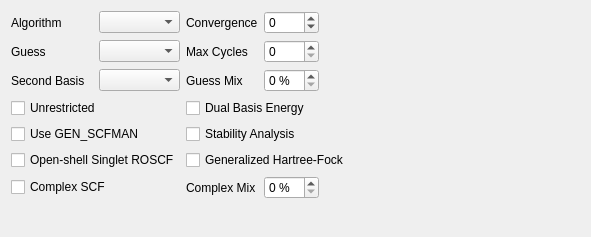
              <widget class="QWidget" name="pageScfControl">
               <property name="geometry">
                <rect>
                 <x>0</x>
                 <y>0</y>
                 <width>591</width>
                 <height>237</height>
                </rect>
               </property>
               <attribute name="label">
                <string>SCF Control</string>
               </attribute>
               <layout class="QVBoxLayout" name="verticalLayout_34">
                <item>
                 <layout class="QGridLayout" name="_8">
                  <item row="2" column="3">
                   <widget class="QSpinBox" name="scf_guess_mix">
                    <property name="suffix">
                     <string> %</string>
                    </property>
                   </widget>
                  </item>
                  <item row="1" column="0">
                   <widget class="QLabel" name="label_209">
                    <property name="text">
                     <string>Guess</string>
                    </property>
                    <property name="buddy">
                     <cstring>scf_guess</cstring>
                    </property>
                   </widget>
                  </item>
                  <item row="0" column="3">
                   <widget class="QSpinBox" name="scf_convergence">
                    <property name="minimum">
                     <number>-1</number>
                    </property>
                    <property name="maximum">
                     <number>20</number>
                    </property>
                   </widget>
                  </item>
                  <item row="1" column="1">
                   <widget class="QComboBox" name="scf_guess"/>
                  </item>
                  <item row="0" column="1">
                   <widget class="QComboBox" name="scf_algorithm"/>
                  </item>
                  <item row="0" column="2">
                   <widget class="QLabel" name="label_39">
                    <property name="text">
                     <string>Convergence</string>
                    </property>
                   </widget>
                  </item>
                  <item row="6" column="0" colspan="2">
                   <widget class="QCheckBox" name="complex">
                    <property name="text">
                     <string>Complex SCF</string>
                    </property>
                   </widget>
                  </item>
                  <item row="2" column="2">
                   <widget class="QLabel" name="label_scf_guess_mix">
                    <property name="text">
                     <string>Guess Mix</string>
                    </property>
                    <property name="buddy">
                     <cstring>scf_guess_mix</cstring>
                    </property>
                   </widget>
                  </item>
                  <item row="1" column="3">
                   <widget class="QSpinBox" name="scf_max_cycles"/>
                  </item>
                  <item row="2" column="0">
                   <widget class="QLabel" name="label_145">
                    <property name="text">
                     <string>Second Basis</string>
                    </property>
                    <property name="buddy">
                     <cstring>basis2</cstring>
                    </property>
                   </widget>
                  </item>
                  <item row="5" column="2" colspan="3">
                   <widget class="QCheckBox" name="ghf">
                    <property name="text">
                     <string>Generalized Hartree-Fock</string>
                    </property>
                   </widget>
                  </item>
                  <item row="0" column="0">
                   <widget class="QLabel" name="label_210">
                    <property name="text">
                     <string>Algorithm</string>
                    </property>
                   </widget>
                  </item>
                  <item row="5" column="0" colspan="2">
                   <widget class="QCheckBox" name="os_roscf">
                    <property name="text">
                     <string>Open-shell Singlet ROSCF</string>
                    </property>
                   </widget>
                  </item>
                  <item row="3" column="2" colspan="2">
                   <widget class="QCheckBox" name="dual_basis_energy">
                    <property name="text">
                     <string>Dual Basis Energy</string>
                    </property>
                   </widget>
                  </item>
                  <item row="1" column="2">
                   <widget class="QLabel" name="label_18">
                    <property name="text">
                     <string>Max Cycles</string>
                    </property>
                    <property name="buddy">
                     <cstring>scf_max_cycles</cstring>
                    </property>
                   </widget>
                  </item>
                  <item row="4" column="0" colspan="2">
                   <widget class="QCheckBox" name="gen_scfman">
                    <property name="text">
                     <string>Use GEN_SCFMAN</string>
                    </property>
                   </widget>
                  </item>
                  <item row="2" column="1">
                   <widget class="QComboBox" name="basis2">
                    <property name="editable">
                     <bool>false</bool>
                    </property>
                   </widget>
                  </item>
                  <item row="0" column="4">
                   <spacer>
                    <property name="orientation">
                     <enum>Qt::Horizontal</enum>
                    </property>
                    <property name="sizeHint" stdset="0">
                     <size>
                      <width>40</width>
                      <height>20</height>
                     </size>
                    </property>
                   </spacer>
                  </item>
                  <item row="6" column="3">
                   <widget class="QSpinBox" name="complex_mix">
                    <property name="suffix">
                     <string> %</string>
                    </property>
                    <property name="minimum">
                     <number>0</number>
                    </property>
                    <property name="value">
                     <number>0</number>
                    </property>
                   </widget>
                  </item>
                  <item row="6" column="2">
                   <widget class="QLabel" name="label_complex_mix">
                    <property name="text">
                     <string>Complex Mix</string>
                    </property>
                   </widget>
                  </item>
                  <item row="4" column="2" colspan="2">
                   <widget class="QCheckBox" name="internal_stability">
                    <property name="text">
                     <string>Stability Analysis</string>
                    </property>
                   </widget>
                  </item>
                  <item row="3" column="0" colspan="2">
                   <widget class="QCheckBox" name="unrestricted">
                    <property name="text">
                     <string>Unrestricted</string>
                    </property>
                   </widget>
                  </item>
                 </layout>
                </item>
                <item>
                 <spacer name="verticalSpacer_19">
                  <property name="orientation">
                   <enum>Qt::Vertical</enum>
                  </property>
                  <property name="sizeHint" stdset="0">
                   <size>
                    <width>20</width>
                    <height>3</height>
                   </size>
                  </property>
                 </spacer>
                </item>
               </layout>
              </widget>
